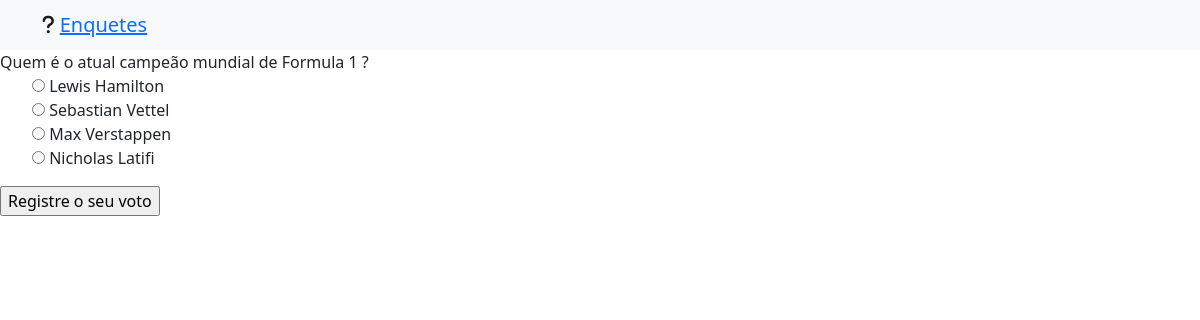
/enquete/1/, run on the app's committed database.
### enquetes/models.py (models this page shows, shortened)
class Question(models.Model):
    question_text = models.CharField(max_length=200)
    pub_date = models.DateTimeField('de publicação')

class Choice(models.Model):
    question = models.ForeignKey(Question, on_delete=models.CASCADE)
    choice_text = models.CharField(max_length=200)
    votes = models.IntegerField('Quantidade de votos', default=0)

### enquetes/views.py (the view)
class QuestionDetail(View):
    def get(self, request, *args, **kwargs):
        question_id = kwargs['question_id']
        question = get_object_or_404(Question, pk=question_id)
        context = {'question': question}
        return render(request, 'enquetes/pages/question_detail.html', context)

### enquetes/templates/enquetes/pages/question_detail.html (shortened to what this page needs)
{% include 'enquetes/partials/head.html' %}
{% include 'enquetes/partials/navbar.html' %}
<body>
   {{ question.question_text }}
  <br />
  <form action="{% url 'enquetes:vote' question.id %}" method="post">
    <ul>
      {% for choice in question.choice_set.all %}
      <input
        type="radio"
        name="choice_id"
        value="{{ choice.id }}"
        id="alt{{ forloop.counter }}"
      />
      <label for="alt{{ forloop.counter }}"> {{ choice.choice_text }} </label
      ><br />
      {% endfor %}
    </ul>
    <input type="submit" value="Registre o seu voto" />
  </form>
</body>

### data on the page
Question: question_text "Quem é o atual campeão mundial de Formula 1 ?"
Choice: choice_text "Lewis Hamilton"
Choice: choice_text "Sebastian Vettel"
Choice: choice_text "Max Verstappen"
Choice: choice_text "Nicholas Latifi"
